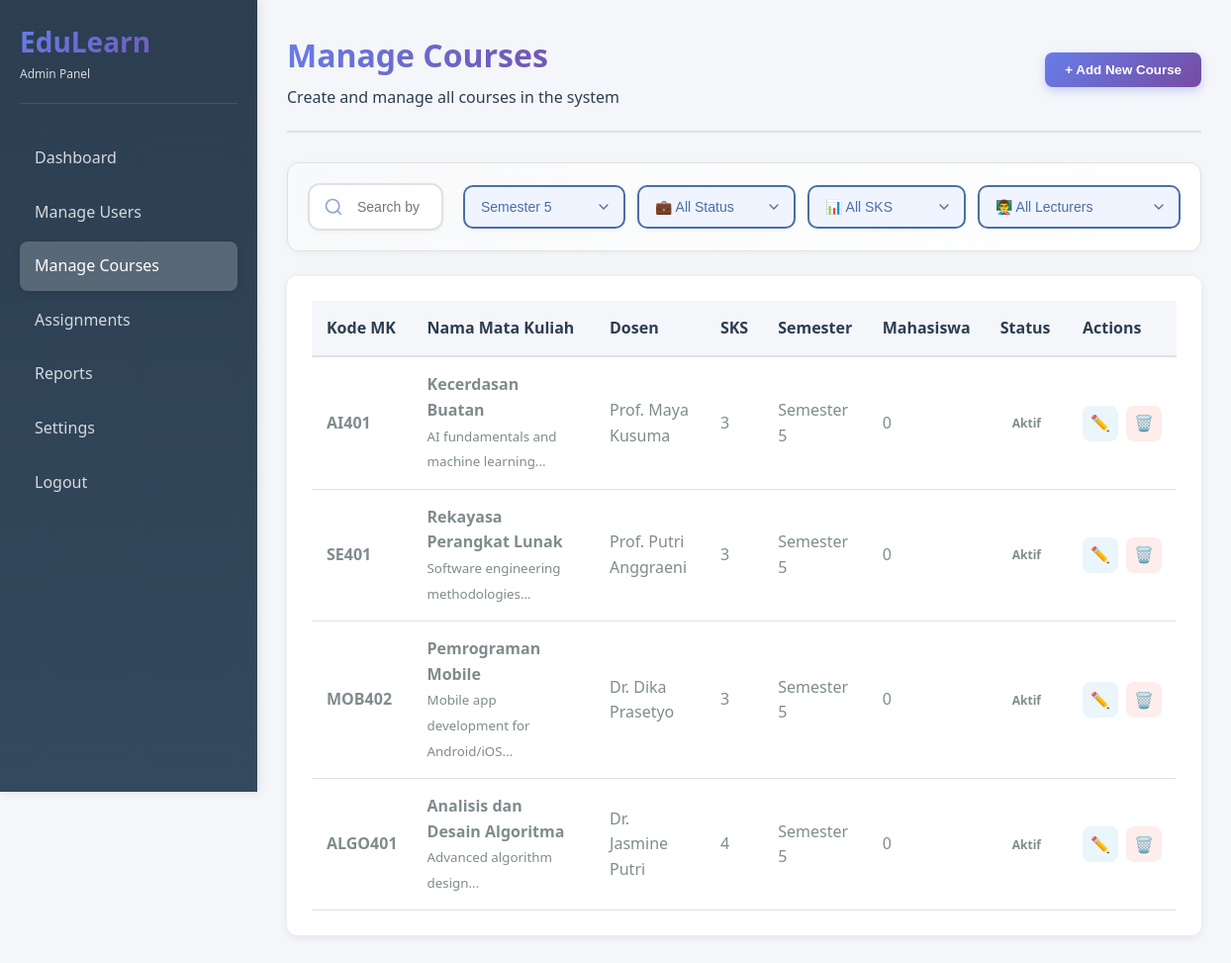
The page /admin/courses.php?semester=5 (signed in) on the database its author committed.
### tables this page shows
CREATE TABLE mata_kuliah (
    mk_id INT AUTO_INCREMENT PRIMARY KEY,
    kode_mk VARCHAR(20) UNIQUE NOT NULL,
    nama_mk VARCHAR(100) NOT NULL,
    deskripsi TEXT,
    sks INT NOT NULL,
    semester INT NOT NULL,
    dosen_id INT,
    status ENUM('aktif', 'draft', 'arsip') DEFAULT 'aktif',
    created_at TIMESTAMP DEFAULT CURRENT_TIMESTAMP,
    updated_at TIMESTAMP DEFAULT CURRENT_TIMESTAMP ON UPDATE CURRENT_TIMESTAMP,
    FOREIGN KEY (dosen_id) REFERENCES dosen(dosen_id) ON DELETE SET NULL,
    INDEX idx_semester (semester),
    INDEX idx_status (status)
);

CREATE TABLE dosen (
    dosen_id INT AUTO_INCREMENT PRIMARY KEY,
    nama_dosen VARCHAR(100) NOT NULL,
    email VARCHAR(100) UNIQUE,
    no_telepon VARCHAR(20),
    bidang_keahlian VARCHAR(100),
    created_at TIMESTAMP DEFAULT CURRENT_TIMESTAMP,
    INDEX idx_nama (nama_dosen)
);

### includes/functions.php (called while the page is built, shortened)
<?php
function escape_html($string) {
    return htmlspecialchars($string, ENT_QUOTES, 'UTF-8');
}

### admin/courses.php (the view, shortened to what this page needs)
<?php
require_once '../includes/functions.php';
$db = getDB();
$searchQuery = isset($_GET['search']) ? sanitize_input($_GET['search']) : '';
$semesterFilter = isset($_GET['semester']) ? (int)$_GET['semester'] : 0;
$sql = "SELECT mk.*, d.nama_dosen,
           (SELECT COUNT(*) FROM enrollments WHERE mk_id = mk.mk_id) as student_count
    FROM mata_kuliah mk
    LEFT JOIN dosen d ON mk.dosen_id = d.dosen_id
    WHERE 1=1";
$params = [];
if ($semesterFilter > 0) {
    $sql .= " AND mk.semester = ?";
    $params[] = $semesterFilter;
}
$sql .= " ORDER BY mk.created_at DESC";
$stmt = $db->prepare($sql);
$stmt->execute($params);
$courses = $stmt->fetchAll();
?>
<!DOCTYPE html>
<html lang="id">
<head>
    <link rel="stylesheet" href="../assets/css/base.css">
    <link rel="stylesheet" href="../assets/css/adminindex.css">
</head>
<body>
    <div class="app-container">
        <aside class="sidebar admin-sidebar">
            <div class="sidebar-header">
                <h1>EduLearn</h1>
                <p style="font-size: 12px; opacity: 0.8;">Admin Panel</p>
            </div>
            <ul class="sidebar-nav">
                <li><a href="dashboard.php">Dashboard</a></li>
                <li><a href="users.php">Manage Users</a></li>
                <li class="active"><a href="courses.php">Manage Courses</a></li>
                <li><a href="assignments.php">Assignments</a></li>
                <li><a href="reports.php">Reports</a></li>
                <li><a href="settings.php">Settings</a></li>
                <li><a href="../auth/logout.php">Logout</a></li>
            </ul>
        </aside>
        <main class="main-content">
        <div class="admin-header">
                <div class="admin-title">
                    <h1>Manage Courses</h1>
                    <p>Create and manage all courses in the system</p>
                </div>
                <div class="admin-actions">
                    <button class="btn btn-primary" onclick="openModal('add')">+ Add New Course</button>
                </div>
            </div>
            <div class="admin-search-filter">
                <div class="search-box">
                    <form method="GET">
                        <input type="text" name="search" placeholder="Search by course name or code..." value="<?= escape_html($searchQuery) ?>" class="admin-search-input">
                    </form>
                </div>
                <div class="filter-options">
                    <select class="admin-filter-select" onchange="this.form.submit()" form="filterForm">
                        <?php for ($i = 1; $i <= 8; $i++): ?>
                        <option value="<?= $i ?>" <?= $semesterFilter == $i ? 'selected' : '' ?>>Semester <?= $i ?></option>
                        <?php endfor; ?>
                    </select>
                    <select class="admin-filter-select" onchange="this.form.submit()" form="filterForm">
                        <option value="">💼 All Status</option>
                    </select>
                    <select class="admin-filter-select" onchange="this.form.submit()" form="filterForm">
                        <option value="">📊 All SKS</option>
                    </select>
                    <select class="admin-filter-select" onchange="this.form.submit()" form="filterForm">
                        <option value="">👨‍🏫 All Lecturers</option>
                    </select>
                </div>
            </div>
            <div class="admin-table-container">
                <table class="admin-table">
                    <thead>
                        <tr>
                            <th>Kode MK</th>
                            <th>Nama Mata Kuliah</th>
                            <th>Dosen</th>
                            <th>SKS</th>
                            <th>Semester</th>
                            <th>Mahasiswa</th>
                            <th>Status</th>
                            <th>Actions</th>
                        </tr>
                    </thead>
                    <tbody>
                        <?php foreach ($courses as $course): ?>
                        <tr>
                            <td><strong><?= escape_html($course['kode_mk']) ?></strong></td>
                            <td>
                                <strong><?= escape_html($course['nama_mk']) ?></strong><br>
                                <small><?= escape_html($course['deskripsi'] ? substr($course['deskripsi'], 0, 50) . '...' : '-') ?></small>
                            </td>
                            <td><?= escape_html($course['nama_dosen'] ?? '-') ?></td>
                            <td><?= $course['sks'] ?></td>
                            <td>Semester <?= $course['semester'] ?></td>
                            <td><?= $course['student_count'] ?></td>
                            <td>
                                <span class="status-badge status-<?= $course['status'] ?>">
                                    <?= ucfirst($course['status']) ?>
                                </span>
                            </td>
                            <td>
                                <div class="action-buttons">
                                    <button class="btn-icon btn-edit" onclick='editCourse(<?= json_encode($course) ?>)'>✏️</button>
                                    <button class="btn-icon btn-delete" onclick="deleteCourse(<?= $course['mk_id'] ?>, '<?= escape_html($course['nama_mk']) ?>')">🗑️</button>
                                </div>
                            </td>
                        </tr>
                        <?php endforeach; ?>
                    </tbody>
                </table>
            </div>
        </main>
    </div>
</body>
</html>

### assets/css/base.css (style rules this page uses)
:root { --primary-color: #3498db; --secondary-color: #2ecc71; --danger-color: #e74c3c; --warning-color: #f39c12; --dark-bg: #2c3e50; --body-bg: #f4f6f9; --card-bg: #ffffff; --border-color: #dee2e6; --text-primary: #2c3e50; --text-secondary: #7f8c8d; --primary-gradient: linear-gradient(135deg, #667eea 0%, #764ba2 100%); --shadow: 0 2px 10px rgba(0, 0, 0, 0.08); --shadow-hover: 0 5px 20px rgba(0, 0, 0, 0.12); --border-radius: 10px; --color-web: #3498db; --color-database: #2ecc71; --color-design: #e74c3c; --color-ai: #9b59b6; --color-pbo: #f39c12; --color-pancasila: #34495e; --color-dp: #1abc9c; }
* { margin: 0; padding: 0; box-sizing: border-box; }
body { font-family: 'Segoe UI', Tahoma, Geneva, Verdana, sans-serif; background-color: var(--body-bg); color: var(--text-primary); line-height: 1.6; }
.app-container { display: flex; min-height: 100vh; }
.sidebar { width: 260px; background: linear-gradient(180deg, #4A6FA5 0%, #6B93C5 100%); color: white; padding: 20px; position: fixed; height: 100vh; overflow-y: auto; box-shadow: 2px 0 10px rgba(0, 0, 0, 0.1); }
.sidebar-header { margin-bottom: 30px; padding-bottom: 20px; border-bottom: 1px solid rgba(255, 255, 255, 0.1); }
.sidebar-header h1 { font-size: 28px; font-weight: 700; background: linear-gradient(135deg, #667eea 0%, #764ba2 100%); -webkit-background-clip: text; -webkit-text-fill-color: transparent; background-clip: text; }
.sidebar-nav { list-style: none; }
.sidebar-nav li { margin-bottom: 5px; }
.sidebar-nav a { display: block; padding: 12px 15px; color: rgba(255, 255, 255, 0.8); text-decoration: none; border-radius: 8px; transition: all 0.3s ease; font-weight: 500; }
.sidebar-nav li.active a { background: rgba(255, 255, 255, 0.2); color: white; box-shadow: 0 2px 8px rgba(0, 0, 0, 0.15); }
.main-content { margin-left: 260px; flex: 1; padding: 30px; min-height: 100vh; }
.btn { padding: 10px 20px; border: none; border-radius: 8px; font-weight: 600; cursor: pointer; transition: all 0.3s ease; text-decoration: none; display: inline-block; }
.btn-primary { background: linear-gradient(135deg, #667eea 0%, #764ba2 100%); color: white; box-shadow: 0 4px 10px rgba(102, 126, 234, 0.3); }

### rows shown on the page
mata_kuliah: kode_mk "AI401", nama_mk "Kecerdasan Buatan", deskripsi "AI fundamentals and machine learning...", dosen.nama_dosen "Prof. Maya Kusuma", sks "3", semester "5", student_count "0", status "Aktif"
mata_kuliah: kode_mk "SE401", nama_mk "Rekayasa Perangkat Lunak", deskripsi "Software engineering methodologies...", dosen.nama_dosen "Prof. Putri Anggraeni", sks "3", semester "5", student_count "0", status "Aktif"
mata_kuliah: kode_mk "MOB402", nama_mk "Pemrograman Mobile", deskripsi "Mobile app development for Android/iOS...", dosen.nama_dosen "Dr. Dika Prasetyo", sks "3", semester "5", student_count "0", status "Aktif"
mata_kuliah: kode_mk "ALGO401", nama_mk "Analisis dan Desain Algoritma", deskripsi "Advanced algorithm design...", dosen.nama_dosen "Dr. Jasmine Putri", sks "4", semester "5", student_count "0", status "Aktif"
